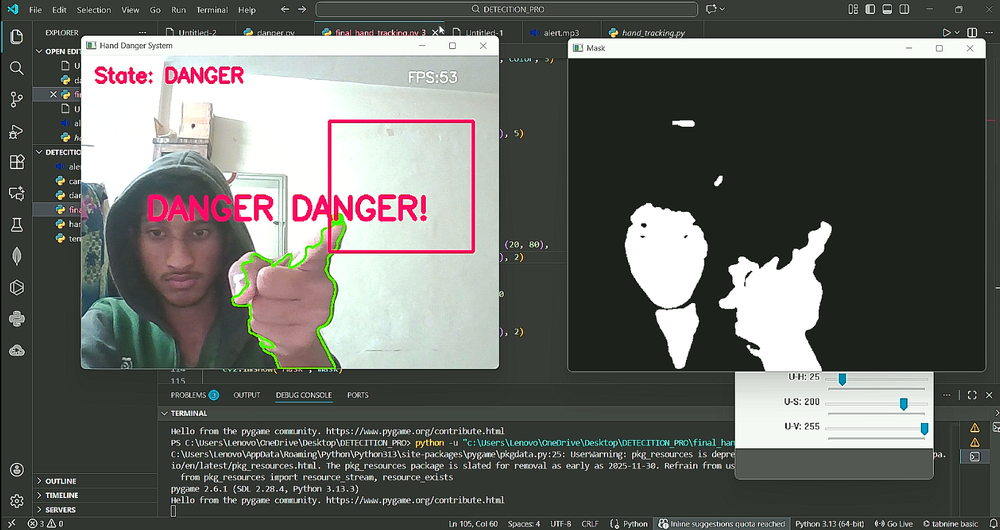
#> input picture assets/danger.png, 1000 x 530 px, shrunk from 1656 x 878 before the run, given in place of the camera
$ python hand_tracking.py
#> lines starting #> are read from the running program, lines starting #| are printed output that depends on the picture; after the words box and inside, x2 and y2 are one past the last pixel; in counts of white or black regions, pixels touching at a corner belong together
import cv2
import numpy as np
import time

cap = cv2.VideoCapture(0)
prev_time = 0

# Green color HSV range (adjustable)
lower_green = np.array([40, 40, 40])
upper_green = np.array([80, 255, 255])

while True:
    ret, frame = cap.read()
#> frame is the input picture: shape (530, 1000, 3); mean B, G, R 98.7, 103.3, 101.3
    if not ret:
        break

    frame = cv2.flip(frame, 1)
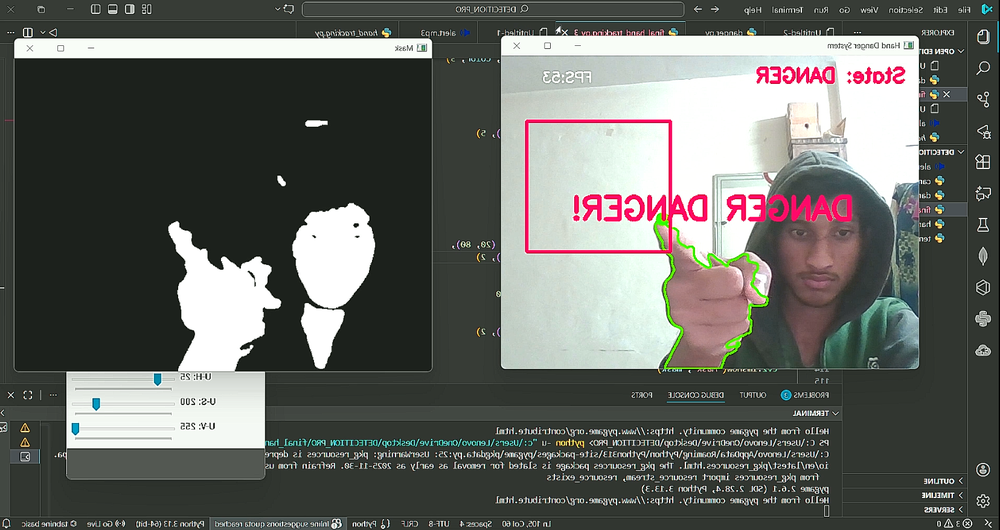
#> frame: shape (530, 1000, 3); mean B, G, R 98.7, 103.3, 101.3

    # Convert to HSV
    hsv = cv2.cvtColor(frame, cv2.COLOR_BGR2HSV)
#> hsv: shape (530, 1000, 3); mean H, S, V 58.2, 32.8, 107.9

    # Create mask for green
    mask = cv2.inRange(hsv, lower_green, upper_green)
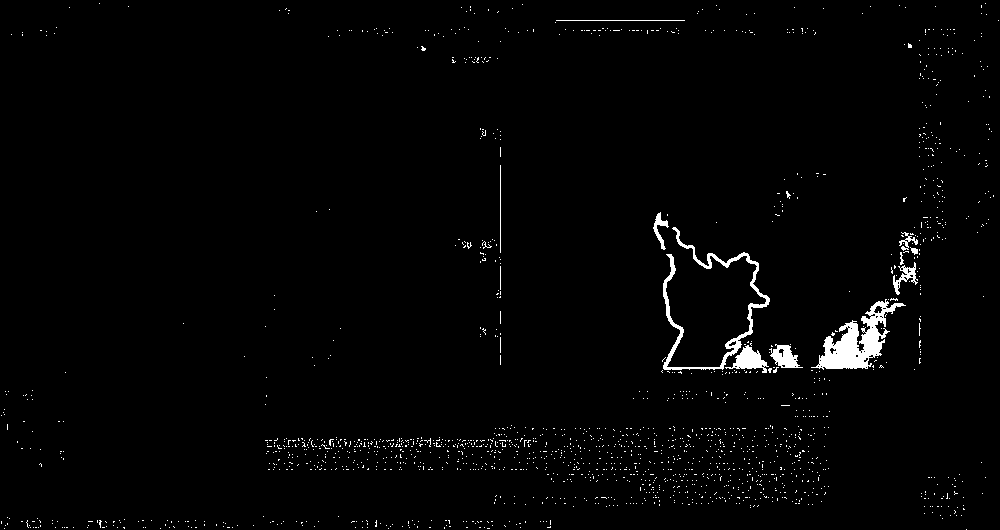
#> mask: shape (530, 1000); 1.7% white; 1734 white regions (1721 under 20 px), largest, box (x1, y1, x2, y2) and area: (811, 299, 906, 370) 2423, (663, 227, 770, 370) 1678, (725, 345, 769, 373) 534

    # Remove noise
    kernel = np.ones((5,5), np.uint8)
    mask = cv2.erode(mask, kernel, iterations=1)
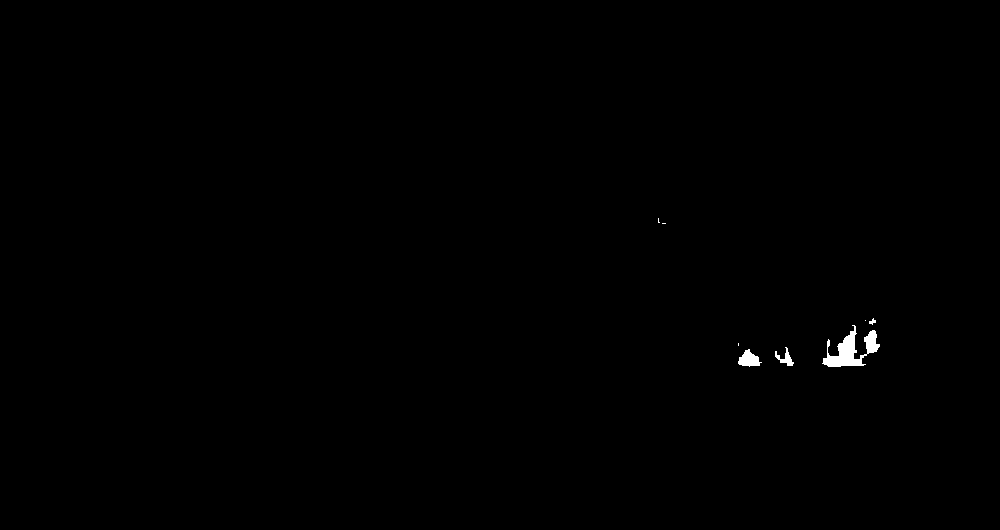
#> mask: shape (530, 1000); 0.27% white; 8 white regions (4 under 20 px), largest, box (x1, y1, x2, y2) and area: (822, 325, 880, 367) 1007, (738, 349, 762, 367) 254, (775, 347, 794, 366) 139, (869, 318, 876, 325) 26
    mask = cv2.dilate(mask, kernel, iterations=2)
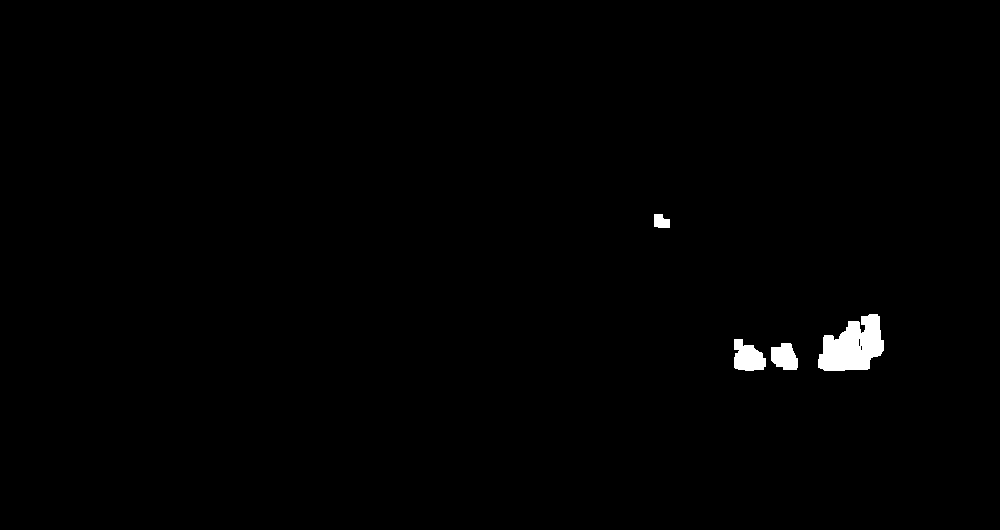
#> mask: shape (530, 1000); 0.76% white; 4 white regions

    # Detect contours
    contours, _ = cv2.findContours(mask, cv2.RETR_EXTERNAL, cv2.CHAIN_APPROX_SIMPLE)
#> contours = 4 contours; box (x1, y1, x2, y2) and area: (818, 314, 884, 371) 2428, (734, 339, 766, 371) 683, (771, 343, 798, 370) 518, (654, 214, 670, 228) 158

    if contours:
        c = max(contours, key=cv2.contourArea)
#> c = contour of 76 points, box (x1, y1, x2, y2) (818, 314, 884, 371), area 2428

        if cv2.contourArea(c) > 500:
            M = cv2.moments(c)
#> M = moments, m00 2427.5, centre m10/m00, m01/m00 = (852.6, 346.2)
            if M["m00"] != 0:
                cx = int(M["m10"] / M["m00"])
#> cx = 852
                cy = int(M["m01"] / M["m00"])
#> cy = 346

                # Draw center point
                cv2.circle(frame, (cx, cy), 10, (0,255,0), -1)
                cv2.putText(frame, f"({cx},{cy})", (cx+10, cy),
                            cv2.FONT_HERSHEY_SIMPLEX, 0.6, (0,255,0), 2)

            # Draw contour
            cv2.drawContours(frame, [c], -1, (0,255,0), 2)

    # FPS display
    curr_time = time.time()
    fps = 1 / (curr_time - prev_time) if prev_time != 0 else 0
    prev_time = curr_time
    cv2.putText(frame, f"FPS: {int(fps)}", (20, 40),
                cv2.FONT_HERSHEY_SIMPLEX, 1, (255,255,255), 2)
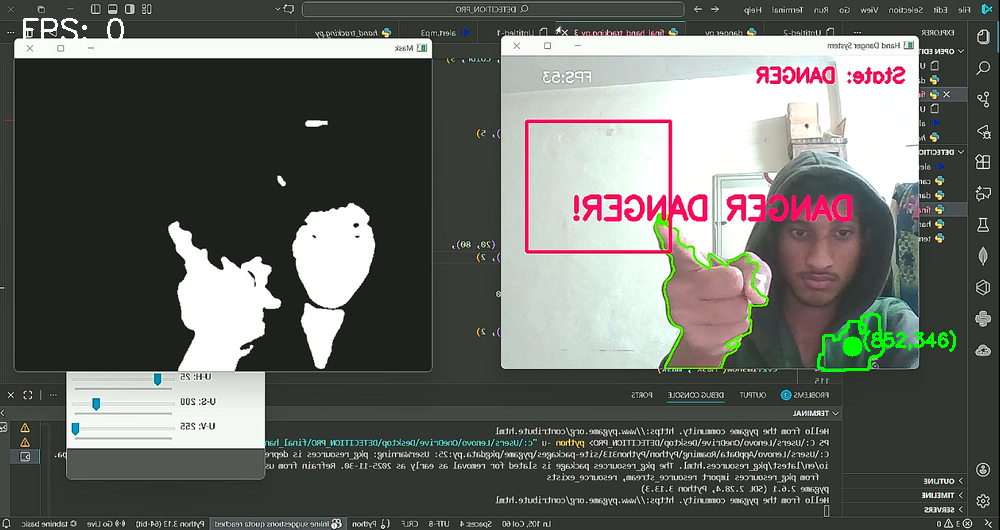
#> frame: shape (530, 1000, 3); mean B, G, R 98.6, 104.1, 101.3

    cv2.imshow("Hand Tracking", frame)
    cv2.imshow("Mask", mask)

    if cv2.waitKey(1) & 0xFF == 27:
#> (key Esc is pressed here)
        break

cap.release()
cv2.destroyAllWindows()
